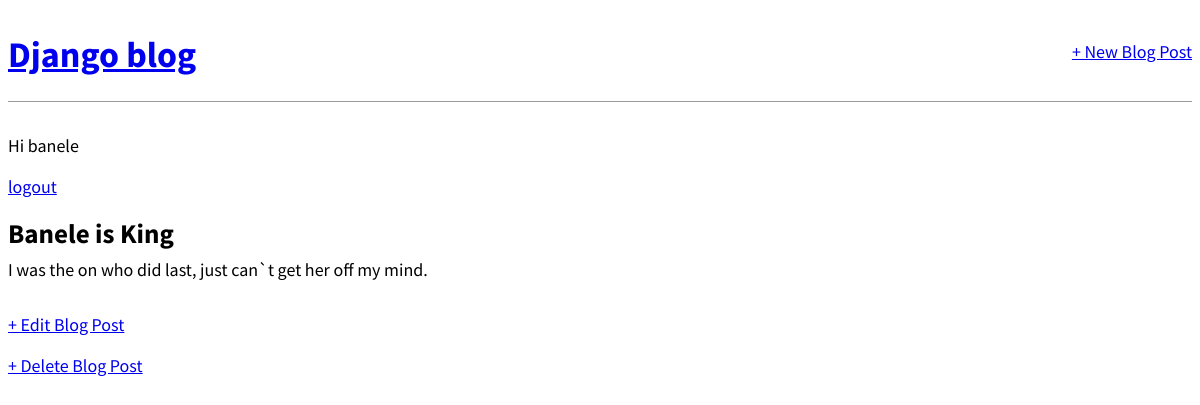
Screenshot of /post/3/ (signed in) with the database file from the repository.
### blog/models.py (models this page shows, shortened)
class Post(models.Model):
    title = models.CharField(max_length=200)
    author = models.ForeignKey(
        'auth.User',
        on_delete=models.CASCADE,
    )
    body = models.TextField(0)

### blog/views.py (the view)
# urls.py: path('post/<int:pk>/', BlogDetailView.as_view(), name='post_detail'),
class BlogDetailView(DetailView):
    model = Post
    template_name = "post_detail.html"

### templates/post_detail.html
{% extends "base.html" %}
{% block content %}
<div class="post-entry">
    <h2>{{ post.title }}</h2>
    <p>{{ post.body }}</p>
</div>
<a href="{% url 'post_edit' post.pk %}">+ Edit Blog Post</a>
<p><a href="{% url 'post_delete' post.pk %}">+ Delete Blog Post</a></p>
{% endblock %}

### templates/base.html (shortened to what this page needs)
{% load static %}
<html lang="en">
<head>
    <link rel="stylesheet" href="{% static 'css/style.css' %}">
</head>
<body>
    <header>
        <div class="nav-left">
            <h1><a href="{% url 'home' %}">Django blog</a></h1>
        </div>
        <div class="nav-right">
            <a href="{% url 'post_new' %}">+ New Blog Post</a>
        </div>
    </header>
    {% if user.is_authenticated %}
        <p>Hi {{ user.username }}</p>
        <p><a href="{% url 'logout' %}">logout</a></p>
    {% else %}
        <p>You are not logged in.</p>
        <a href="{% url 'login' %}">login</a> |
        <a href="{% url 'signup' %}">signup</a>
    {% endif %}
    <div>
        {%block content%}{%endblock content%}
    </div>
</body>
</html>

### static/css/style.css (style rules this page uses)
body { font-family: 'source sans Pro', sans-serif; font-size: 18px; }
header { border-bottom: 1px solid #999; margin-bottom: 2rem; display: flex; }
header h1 { color: red; text-decoration: none; }
.nav-left { margin-right: auto; }
.nav-right { display: flex; padding-top: 2rem; }
.post-entry { margin-bottom: 2rem; }
.post-entry h2 { margin: 0.5rem 0; }
.post-entry p { margin: 0; font-weight: 400; }

### rows the page displays
Post: title "Banele is King", body "I was the on who did last, just can`t get her off my mind."

### other values shown
{{ user.username }} "banele"
